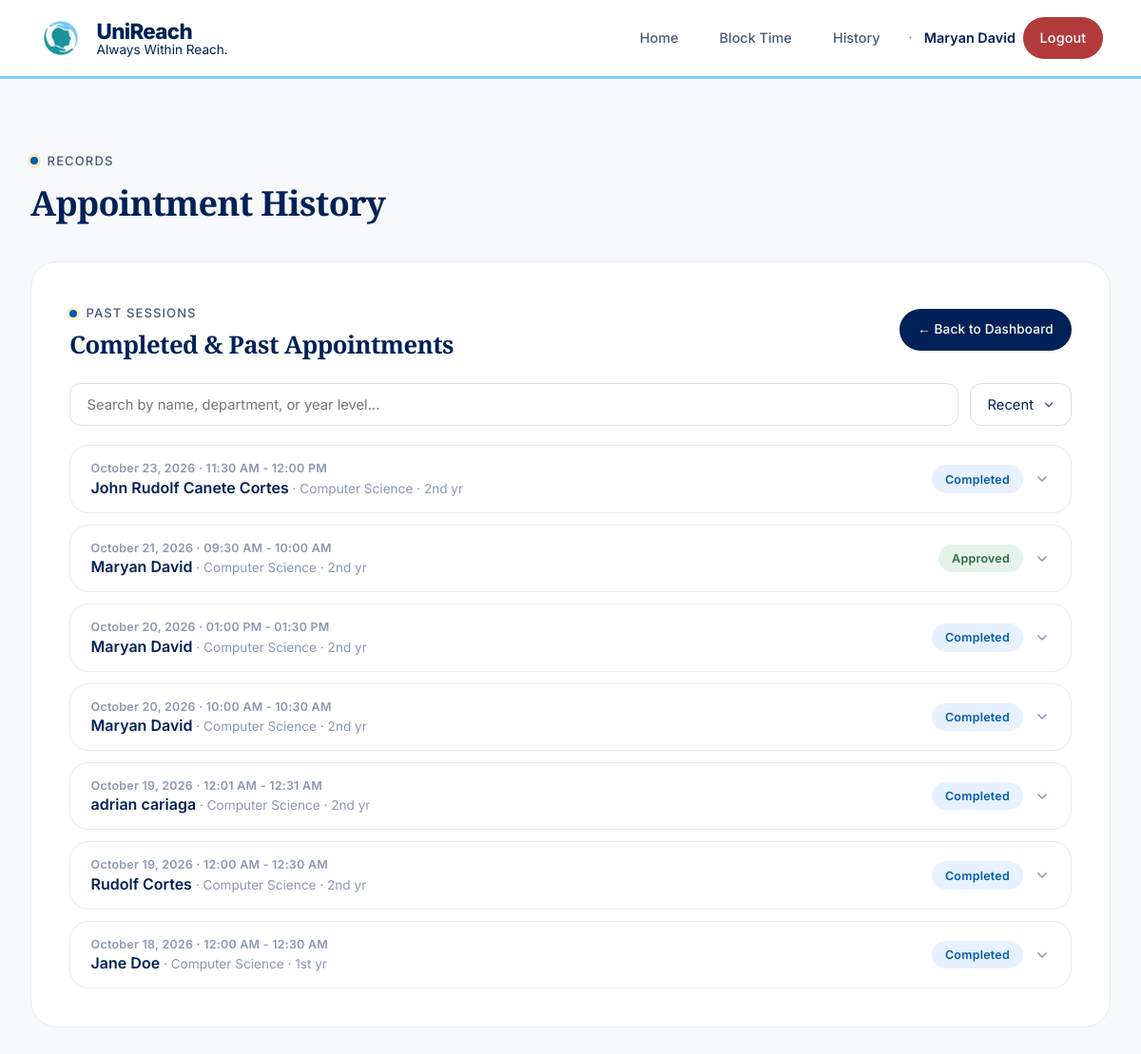
Before: /counselor/history (signed in) with the older database file.
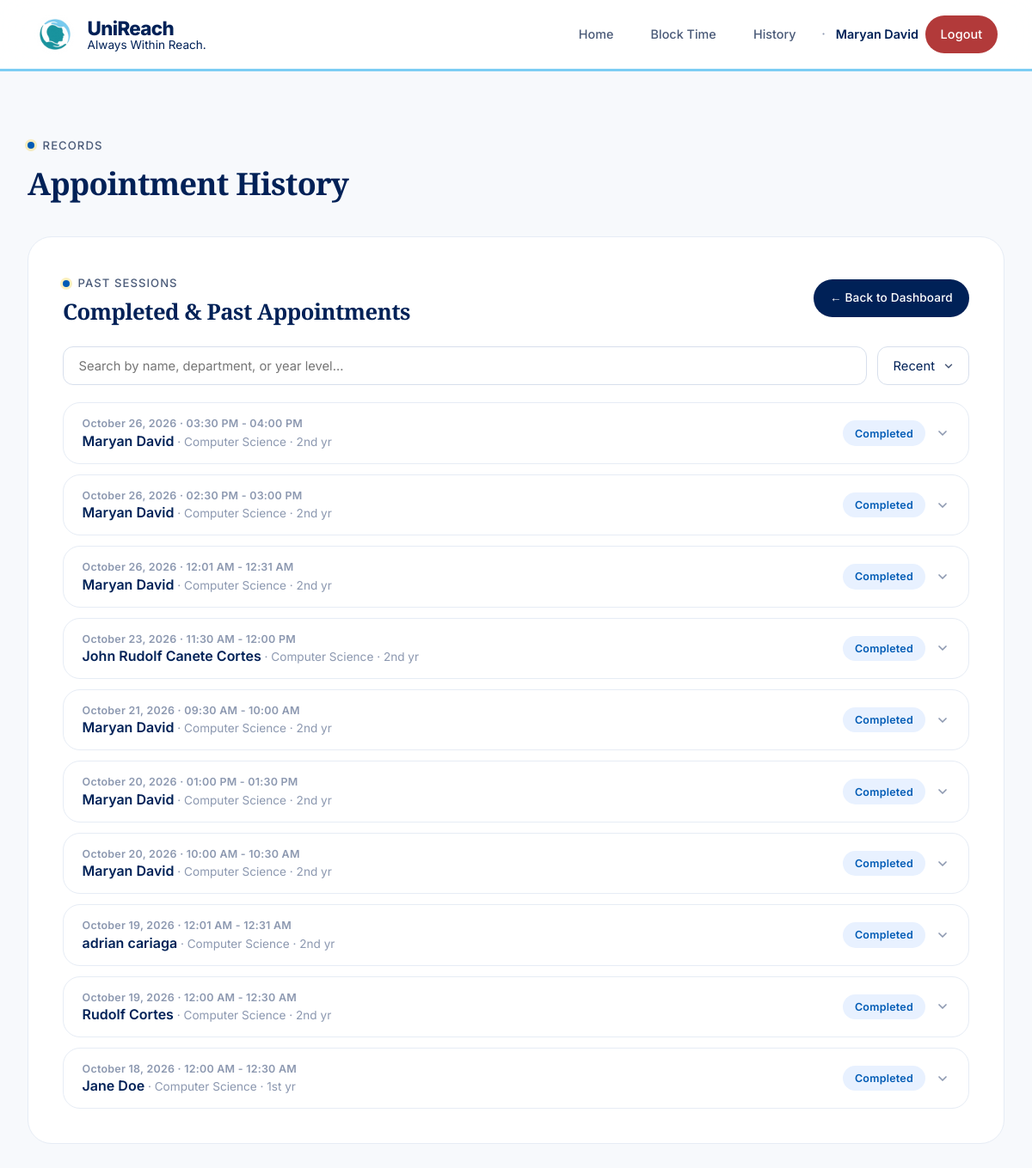
After: the same page with the newer database file.
### app.py (models this page shows, shortened)
class User(UserMixin, db.Model):
    id = db.Column(db.Integer, primary_key=True)
    username = db.Column(db.String(80), unique=True, nullable=False)
    email = db.Column(db.String(120), unique=True, nullable=False)
    password_hash = db.Column(db.String(256), nullable=False)
    role = db.Column(db.String(20), nullable=False)
    is_admin = db.Column(db.Boolean, default=False, nullable=False)
    full_name = db.Column(db.String(120), nullable=False)
    specialty = db.Column(db.String(120))
    student_id = db.Column(db.String(50))
    phone = db.Column(db.String(20))
    reset_token = db.Column(db.String(256))
    reset_token_expiry = db.Column(db.DateTime)
    @property
    def is_counselor(self):
        return self.role == 'counselor'

class Appointment(db.Model):
    id = db.Column(db.Integer, primary_key=True)
    counselor_id = db.Column(db.Integer, db.ForeignKey('user.id'), nullable=False)
    student_id = db.Column(db.Integer, db.ForeignKey('user.id'), nullable=True)
    date = db.Column(db.Date, nullable=False)
    start_time = db.Column(db.Time, nullable=False)
    end_time = db.Column(db.Time, nullable=False)
    purpose = db.Column(db.Text, nullable=False)
    status = db.Column(db.String(20), default='pending')
    notes = db.Column(db.Text)
    created_at = db.Column(db.DateTime, default=datetime.utcnow)
    first_name = db.Column(db.String(80))
    middle_name = db.Column(db.String(80))
    last_name = db.Column(db.String(80))
    birthday = db.Column(db.Date)
    section = db.Column(db.String(50))
    year_level = db.Column(db.String(50))
    department = db.Column(db.String(100))
    mood_rating = db.Column(db.String(20))
    mood_description = db.Column(db.String(200))
    contact_email = db.Column(db.String(120))
    contact_phone = db.Column(db.String(20))
    guest_student_id = db.Column(db.String(50))
    referred_by_id = db.Column(db.Integer, db.ForeignKey('user.id'), nullable=True)
    is_guest = db.Column(db.Boolean, default=False)
    session_summary = db.Column(db.Text)
    student = db.relationship('User', foreign_keys=[student_id], backref=db.backref('student_appointments', lazy=True))
    counselor = db.relationship('User', foreign_keys=[counselor_id], backref=db.backref('counselor_appointments', lazy=True))
    referred_by = db.relationship('User', foreign_keys=[referred_by_id], backref=db.backref('referrals', lazy=True))
    __table_args__ = (db.UniqueConstraint('counselor_id', 'date', 'start_time', name='_counselor_date_time_uc'),)
    @property
    def time_str(self):
        return f"{self.start_time.strftime('%I:%M %p')} - {self.end_time.strftime('%I:%M %p')}"
    @property
    def guest_full_name(self):
        parts = [p for p in [self.first_name, self.middle_name, self.last_name] if p]
        return ' '.join(parts) if parts else None
    @property
    def display_name(self):
        if self.is_guest:
            return self.guest_full_name or 'Guest Student'
        return self.student.full_name if self.student else 'Unknown'

### app.py (the view)
@app.route('/counselor/history')
@login_required
def counselor_history():
    if not current_user.is_counselor:
        abort(403)
    upcoming_ids = {a.id for a in upcoming_appointments_query(current_user.id).all()}
    all_appointments = Appointment.query.filter_by(
        counselor_id=current_user.id
    ).order_by(Appointment.date.desc(), Appointment.start_time.desc()).all()
    past_appointments = [a for a in all_appointments if a.id not in upcoming_ids]
    return render_template('counselor_history.html', appointments=past_appointments)

### app.py (called while the page is built)
@login_manager.user_loader
def load_user(user_id):
    return User.query.get(int(user_id))

def fmt_date_long(value):
    if value is None:
        return ''
    try:
        return value.strftime('%B') + ' ' + str(value.day) + ', ' + str(value.year)
    except Exception:
        return str(value)

def fmt_date_short(value):
    if value is None:
        return ''
    try:
        return value.strftime('%b') + ' ' + str(value.day)
    except Exception:
        return str(value)

def upcoming_appointments_query(counselor_id):
    today = datetime.now().date()
    return Appointment.query.filter_by(counselor_id=counselor_id).filter(
        db.or_(
            db.and_(
                Appointment.date >= today,
                Appointment.status != 'completed'
            ),
            db.and_(
                Appointment.referred_by_id.isnot(None),
                Appointment.status.in_(['pending', 'approved'])
            )
        )
    )

### templates/counselor_history.html (shortened to what this page needs)
{% extends "base.html" %}
{% block content %}
<div class="section-label" style="margin-bottom: 0.75rem;">Records</div>
<h2 style="font-size: 2.25rem; margin-bottom: 2.5rem; border: none; padding: 0;">Appointment History</h2>
<div class="card">
    <div style="display: flex; justify-content: space-between; align-items: center; margin-bottom: 1.5rem; flex-wrap: wrap; gap: 0.75rem;">
        <div>
            <div class="section-label" style="margin-bottom: 0.5rem;">Past Sessions</div>
            <h2 style="margin: 0; border: none; padding: 0; font-size: 1.6rem;">Completed &amp; Past Appointments</h2>
        </div>
        <a href="{{ url_for('counselor_dashboard') }}" class="btn btn-primary" style="padding: 0.7rem 1.2rem; font-size: 0.85rem;">
            ← Back to Dashboard
        </a>
    </div>
    {% if appointments %}
        <div class="history-controls">
            <input type="search" id="historySearch" class="history-search" autocomplete="off"
                   aria-label="Search appointment history"
                   placeholder="Search by name, department, or year level…">
            <select id="historySort" class="history-sort" aria-label="Sort appointment history">
                <option value="recent">Recent</option>
            </select>
        </div>
        <div class="history-list" id="historyList">
            {% for appt in appointments %}
                <div class="history-entry" data-search="{{ appt.display_name }} {{ appt.department or '' }} {{ appt.year_level or '' }}" data-sort="{{ appt.date.strftime('%Y%m%d') }}{{ appt.start_time.strftime('%H%M') }}">
                    <button type="button" class="history-head" data-history-toggle aria-expanded="false">
                        <div class="history-head-main">
                            <span class="history-date">{{ appt.date|fmt_long }} · {{ appt.time_str }}</span>
                            <span class="history-name">{{ appt.display_name }}{% if appt.department or appt.year_level %}<span class="history-sub"> · {% if appt.department %}{{ appt.department }}{% endif %}{% if appt.department and appt.year_level %} · {% endif %}{% if appt.year_level %}{{ appt.year_level }}{% endif %}</span>{% endif %}</span>
                        </div>
                        <div class="history-head-meta">
                            {% if appt.status == 'pending' %}
                                <span class="badge badge-pending">Pending</span>
                            {% elif appt.status == 'approved' %}
                                <span class="badge badge-approved">Approved</span>
                            {% elif appt.status == 'rejected' %}
                                <span class="badge badge-rejected">Rejected</span>
                            {% elif appt.status == 'completed' %}
                                <span class="badge badge-completed">Completed</span>
                            {% endif %}
                            <svg class="history-chevron" width="16" height="16" viewBox="0 0 24 24" fill="none" stroke="currentColor" stroke-width="2.5" stroke-linecap="round" stroke-linejoin="round"><polyline points="6 9 12 15 18 9"></polyline></svg>
                        </div>
                    </button>
                </div>
            {% endfor %}
        </div>
    {% else %}
        <div class="empty-state">
            <p>No past appointments yet.</p>
            <p style="margin-top: 0.5rem; font-size: 0.95rem;">Completed sessions and appointments whose date has passed will appear here.</p>
        </div>
    {% endif %}
</div>
{% endblock %}

### templates/base.html (shortened to what this page needs)
<!DOCTYPE html>
<html lang="en">
<head>
    <link rel="stylesheet" href="{{ url_for('static', filename='styles.css') }}">
</head>
<body>
    <nav class="navbar">
        <a href="{{ url_for('index') }}" class="brand" id="appTitle" title="{{ 'Press Ctrl+` to switch to Student access' if session.get('counselor_access') else 'Press Ctrl+` for Counselor access' }}">
            <div style="position: relative;">
                <div class="brand-logo{% if session.get('counselor_access') %} counselor-mode{% endif %}">
                    <img src="{{ url_for('static', filename='img/logo.jpg') }}" alt="UniReach Logo">
                </div>
            </div>
            <div class="brand-text">
                <h1 class="brand-title">UniReach</h1>
                <span class="brand-subtitle">Always Within Reach.</span>
            </div>
        </a>
        <div class="nav-links">
            <a href="{{ url_for('index') }}">Home</a>
            {% if current_user.is_authenticated %}
                {% if current_user.is_counselor %}
                    {% if not current_user.is_admin %}
                        <a href="{{ url_for('block_time') }}">Block Time</a>
                        <a href="{{ url_for('counselor_history') }}">History</a>
                    {% endif %}
                {% elif current_user.is_teacher %}
                    <a href="{{ url_for('teacher_refer') }}">Refer Student</a>
                {% endif %}
                {% if not current_user.is_admin %}
                    <span class="nav-dot">·</span>
                {% endif %}
                <span class="nav-username">{{ current_user.full_name }}</span>
                <a href="{{ url_for('logout') }}" class="btn btn-danger btn-sm">Logout</a>
            {% else %}
                {% if session.get('counselor_access') %}
                    <a href="{{ url_for('login') }}">Counselor Login</a>
                {% else %}
                    <a href="{{ url_for('index') }}#counselors" class="btn btn-primary btn-sm">Set an Appointment</a>
                {% endif %}
            {% endif %}
        </div>
    </nav>
    <div class="container">
        {% block content %}{% endblock %}
    </div>
</body>
</html>

Changed rows visible on the page:
added Appointment: date|fmt_long "October 26, 2026", time_str "03:30 PM - 04:00 PM", display_name "Maryan David", department "Computer Science", year_level "2nd yr", status "Completed"
added Appointment: date|fmt_long "October 26, 2026", time_str "02:30 PM - 03:00 PM", display_name "Maryan David", department "Computer Science", year_level "2nd yr", status "Completed"
added Appointment: date|fmt_long "October 26, 2026", time_str "12:01 AM - 12:31 AM", display_name "Maryan David", department "Computer Science", year_level "2nd yr", status "Completed"
changed Appointment "October 21, 2026": status "Approved" → "Completed"
